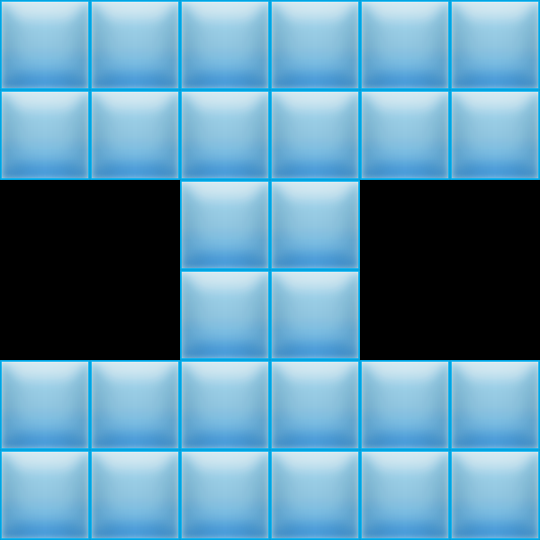

Below is a game level as drawn by its tile map, then a one-line description and the .tmx that defines it (tile-layer data replaced by summaries):
An orthogonal 6x6 tile map with 90x90 px tiles, 1 tile layer (3).

<map version="1.0" orientation="orthogonal" renderorder="right-down" width="6" height="6" tilewidth="90" tileheight="90" nextobjectid="1">
 <tileset firstgid="1" name="tiled" tilewidth="90" tileheight="90" tilecount="1" columns="1">
  <image source="tiled.png" width="90" height="90" />
 </tileset>
 <layer name="3" width="6" height="6">
  <data>[36 cells, 28 non-empty, 1 distinct tile ids]</data>
 </layer>
</map>
